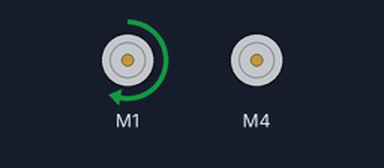
A sketch run on a simulated Arduino Uno, built with avr-gcc and run on an emulated ATmega328P. Parts: 2 × DC motor (green arrow = forward, orange = backward, longer = faster).

Above: at 3.0 s.
At 7.0 s:
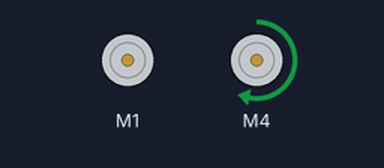
At 11.0 s:
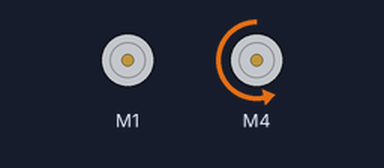
At 21.0 s:
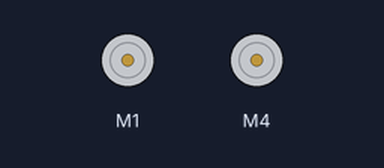
Timing chart, 0 to 22.8 s (numbered marks = the images above):
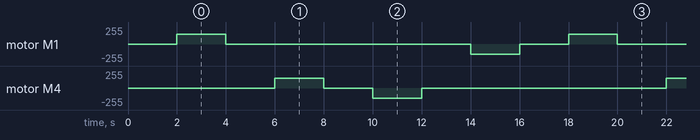

Measured:
- by itself, motor M1: repeats every 16.0 s: stopped 10.0 s, backward 150/255 2.0 s, stopped 2.0 s, forward 150/255 2.0 s
- by itself, motor M4: repeats every 16.0 s: stopped 2.0 s, backward 150/255 2.0 s, stopped 10.0 s, forward 150/255 2.0 s

The sketch:

two_motors_interesting.ino
```cpp
// This program does something interesting - what does it do?
// What would the bot do if the motors drove wheels on either side?

// Based on file>examples>Adafruit Motor Shield Library>MotorTest
// FemTech Make Workshop 1

#include <AFMotor.h> // This is the library you installed!

AF_DCMotor motorA(1);
AF_DCMotor motorB(4);
int pause = 2000; // This is a variable we will use later on
int motor_speed = 150; // This is another variable we will use


void setup() { // test that it's all working
  Serial.begin(9600);

  // turn on motors
  motorA.setSpeed(200);
  motorB.setSpeed(200);

  motorA.run(RELEASE);
  motorB.run(RELEASE);
  delay(pause); // Uses our first variable
}

void loop() { // Run our function!
  uint8_t i;

  motorA.run(FORWARD);

  motorA.setSpeed(motor_speed); // Uses our second variable
  delay(pause);

  motorA.run(RELEASE);

  delay(pause);

  motorB.run(FORWARD);

  motorB.setSpeed(motor_speed);
  delay(pause);

  motorB.run(RELEASE);
  delay(pause);


  motorB.run(BACKWARD); // Same as forward but now backward!

  motorB.setSpeed(motor_speed);
  delay(pause);

  motorB.run(RELEASE);

  delay(pause);

  motorA.run(BACKWARD);

  motorA.setSpeed(motor_speed);
  delay(pause);

  motorA.run(RELEASE);
  delay(pause);

}

/* What does this function do? Test your guess by uploading to your board and running.
 *  What happens when you change the values of the variables at the beginning?
 */
```
